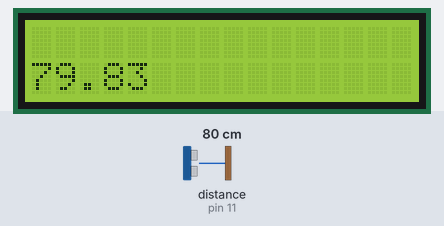
This sketch was run on a simulated Arduino Uno, built with avr-gcc and run on an emulated ATmega328P. Shown: 16×2 character LCD. Wiring (inferred from the names in the program): ultrasonic range finder: trigger pin 12; echo pin 11. The test bench sets the inputs (shaded band); at power-on: distance to the obstacle (sensor on pin 11) 80 cm. The echo pulse lasts 58.3 µs per cm.

Above: at 1.2 s.
1.3 s: distance to the obstacle (sensor on pin 11) set to 5 cm
At 2.3 s:
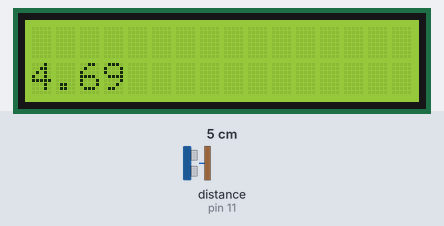
3.0 s: distance to the obstacle (sensor on pin 11) set to 2 cm
At 3.9 s:
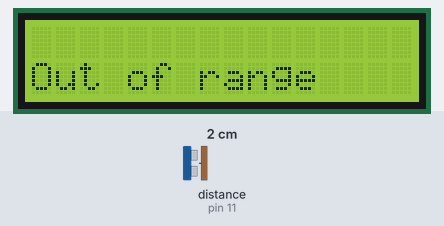
4.6 s: distance to the obstacle (sensor on pin 11) set to 4 cm
At 6.4 s:
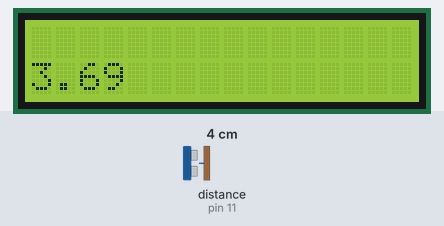
6.6 s: distance to the obstacle (sensor on pin 11) set to 194 cm
At 8.4 s:
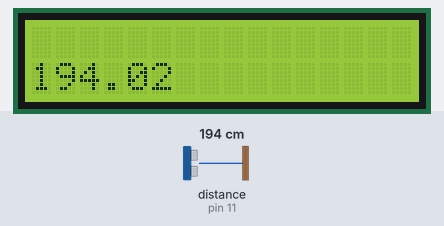
8.6 s: distance to the obstacle (sensor on pin 11) set to 205 cm
At 9.4 s:
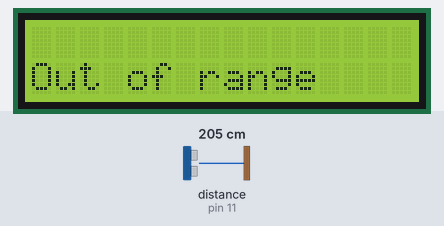
Timing chart, 0 to 11.2 s (numbered marks = the images above; inputs shaded):
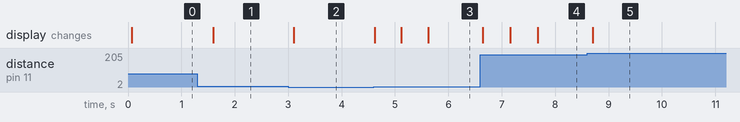

The sketch:

usound_lcd.ino
```cpp
// include the library code:
#include <LiquidCrystal.h>

float maximumRange = 200.0; // Maximum range needed
float minimumRange = 3.0; // Minimum range needed
float duration, distance; // Duration used to calculate distance

// initialize the library with the numbers of the interface pins
LiquidCrystal lcd(4, 5, 6, 7, 8, 9);

void setup() {
  // set up the LCD's number of columns and rows:
  lcd.begin(16, 2);
  // Print a message to the LCD.
  //lcd.print("hello, world!");

  // Ultrasonic sensor pins
  pinMode(12, OUTPUT);  // TRIG pin
  pinMode(11, INPUT);      // ECHO pin
}

void loop() {
  // Part 1. Ultrasonic sensor

  /* The following trigPin/echoPin cycle is used to determine the
  distance of the nearest object by bouncing soundwaves off of it. */
  digitalWrite(12, LOW);
  delayMicroseconds(2);

  digitalWrite(12, HIGH);
  delayMicroseconds(10);

  digitalWrite(12, LOW);
  duration = pulseIn(11, HIGH);

  //Calculate the distance (in cm) based on the speed of sound.
  distance = duration/58.2;


  // Part 2. LCD output

  // set the cursor to column 0, line 0
  // (note: line 1 is the second row, since counting begins with 0):
  lcd.clear();
  lcd.setCursor(0, 1);

 if (distance >= maximumRange || distance <= minimumRange)
 {
    // print the number of seconds since reset:
    lcd.print("Out of range");
 }
 else {
    // print the distance
    lcd.print(distance);
 }

  //Delay 50ms before next reading.
  delay(500);
}
```

Measured:
- the behaviour switches between 4 and 3 cm on distance to the obstacle (sensor on pin 11) (found by bisection; images 1 and 2)
- the behaviour switches between 199 and 200 cm on distance to the obstacle (sensor on pin 11) (found by bisection; images 4 and 5)
- after the input at 1.3 s, the display: changes after 0.29 s (image 1)
- after the input at 3.0 s, the display: changes after 0.10 s (image 2)
- after the input at 4.6 s, the display: changes at once (image 3)
- after the input at 6.6 s, the display: changes at once (image 4)
- after the input at 8.6 s, the display: changes after 0.11 s (image 5)
